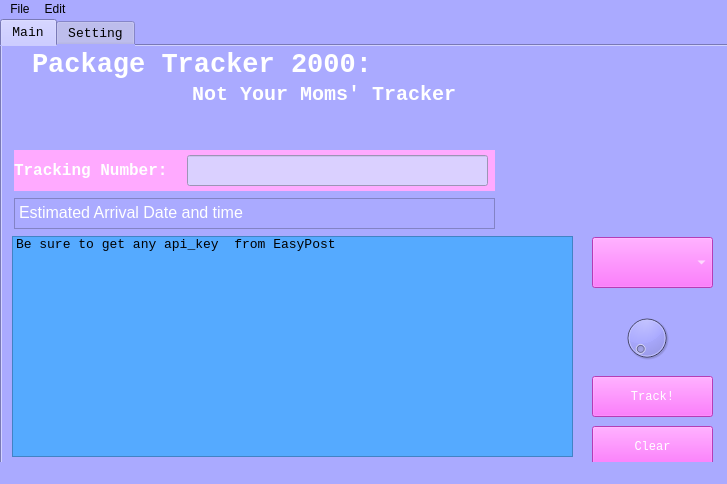
<?xml version="1.0" encoding="UTF-8"?>
<ui version="4.0">
 <class>MainWindow</class>
 <widget class="QMainWindow" name="MainWindow">
  <property name="geometry">
   <rect>
    <x>0</x>
    <y>0</y>
    <width>727</width>
    <height>484</height>
   </rect>
  </property>
  <property name="maximumSize">
   <size>
    <width>727</width>
    <height>484</height>
   </size>
  </property>
  <property name="windowTitle">
   <string>MainWindow</string>
  </property>
  <property name="autoFillBackground">
   <bool>false</bool>
  </property>
  <property name="styleSheet">
   <string notr="true">background-color:rgb(170, 170, 255)</string>
  </property>
  <widget class="QWidget" name="centralwidget">
   <property name="enabled">
    <bool>true</bool>
   </property>
   <widget class="QTabWidget" name="tabWidget">
    <property name="geometry">
     <rect>
      <x>0</x>
      <y>0</y>
      <width>731</width>
      <height>461</height>
     </rect>
    </property>
    <property name="maximumSize">
     <size>
      <width>900</width>
      <height>461</height>
     </size>
    </property>
    <property name="font">
     <font>
      <family>Lucida Console</family>
      <pointsize>10</pointsize>
      <weight>50</weight>
      <bold>false</bold>
     </font>
    </property>
    <property name="autoFillBackground">
     <bool>false</bool>
    </property>
    <property name="styleSheet">
     <string notr="true">background-color:rgb(170, 170, 255);
selection-background-color: rgb(255, 170, 255);
selection-color: rgb(255, 85, 255);</string>
    </property>
    <property name="currentIndex">
     <number>0</number>
    </property>
    <widget class="QWidget" name="MainPage">
     <attribute name="title">
      <string>Main</string>
     </attribute>
     <widget class="QLineEdit" name="trackingNum">
      <property name="geometry">
       <rect>
        <x>185</x>
        <y>109</y>
        <width>301</width>
        <height>31</height>
       </rect>
      </property>
      <property name="font">
       <font>
        <family>Lucida Console</family>
        <pointsize>10</pointsize>
        <weight>50</weight>
        <bold>false</bold>
       </font>
      </property>
      <property name="autoFillBackground">
       <bool>false</bool>
      </property>
      <property name="styleSheet">
       <string notr="true">background-color: rgb(218, 208, 255);</string>
      </property>
      <property name="text">
       <string/>
      </property>
     </widget>
     <widget class="QLabel" name="trackingNumberLabel">
      <property name="geometry">
       <rect>
        <x>12</x>
        <y>104</y>
        <width>481</width>
        <height>41</height>
       </rect>
      </property>
      <property name="maximumSize">
       <size>
        <width>481</width>
        <height>41</height>
       </size>
      </property>
      <property name="font">
       <font>
        <family>Lucida Console</family>
        <pointsize>12</pointsize>
        <weight>75</weight>
        <bold>true</bold>
       </font>
      </property>
      <property name="autoFillBackground">
       <bool>false</bool>
      </property>
      <property name="styleSheet">
       <string notr="true">background-color: rgb(255, 170, 255);

color: rgb(255, 255, 255);</string>
      </property>
      <property name="text">
       <string>Tracking Number:</string>
      </property>
     </widget>
     <widget class="QListWidget" name="trackingDisp">
      <property name="geometry">
       <rect>
        <x>10</x>
        <y>190</y>
        <width>561</width>
        <height>221</height>
       </rect>
      </property>
      <property name="font">
       <font>
        <family>Lucida Console</family>
        <pointsize>10</pointsize>
        <weight>50</weight>
        <bold>false</bold>
       </font>
      </property>
      <property name="autoFillBackground">
       <bool>true</bool>
      </property>
      <property name="styleSheet">
       <string notr="true">background-color: rgb(85, 170, 255);</string>
      </property>
      <item>
       <property name="text">
        <string>Be sure to get any api_key  from EasyPost</string>
       </property>
      </item>
     </widget>
     <widget class="QPushButton" name="trackButton">
      <property name="geometry">
       <rect>
        <x>590</x>
        <y>330</y>
        <width>121</width>
        <height>41</height>
       </rect>
      </property>
      <property name="font">
       <font>
        <family>Lucida Console</family>
        <pointsize>9</pointsize>
        <weight>50</weight>
        <italic>false</italic>
        <bold>false</bold>
        <kerning>true</kerning>
       </font>
      </property>
      <property name="statusTip">
       <string>Track </string>
      </property>
      <property name="autoFillBackground">
       <bool>false</bool>
      </property>
      <property name="styleSheet">
       <string notr="true">background:rgb(255, 85, 255);
color: rgb(255, 255, 255);
font: 9pt &quot;Lucida Console&quot;;</string>
      </property>
      <property name="text">
       <string>Track!</string>
      </property>
     </widget>
     <widget class="QPushButton" name="clearAll">
      <property name="geometry">
       <rect>
        <x>590</x>
        <y>380</y>
        <width>121</width>
        <height>41</height>
       </rect>
      </property>
      <property name="font">
       <font>
        <family>Lucida Console</family>
        <pointsize>9</pointsize>
        <weight>50</weight>
        <italic>false</italic>
        <bold>false</bold>
        <kerning>true</kerning>
       </font>
      </property>
      <property name="autoFillBackground">
       <bool>false</bool>
      </property>
      <property name="styleSheet">
       <string notr="true">background:rgb(255, 85, 255);
color: rgb(255, 255, 255);
font: 9pt &quot;Lucida Console&quot;;</string>
      </property>
      <property name="text">
       <string>Clear</string>
      </property>
     </widget>
     <widget class="QComboBox" name="comboBox">
      <property name="geometry">
       <rect>
        <x>590</x>
        <y>191</y>
        <width>121</width>
        <height>51</height>
       </rect>
      </property>
      <property name="font">
       <font>
        <family>Lucida Console</family>
        <pointsize>9</pointsize>
        <weight>50</weight>
        <italic>false</italic>
        <bold>false</bold>
        <kerning>true</kerning>
       </font>
      </property>
      <property name="autoFillBackground">
       <bool>false</bool>
      </property>
      <property name="styleSheet">
       <string notr="true">background:rgb(255, 85, 255);
color: rgb(255, 255, 255);
font: 9pt &quot;Lucida Console&quot;;</string>
      </property>
      <property name="editable">
       <bool>false</bool>
      </property>
      <item>
       <property name="text">
        <string/>
       </property>
      </item>
      <item>
       <property name="text">
        <string>AmazonMws</string>
       </property>
      </item>
      <item>
       <property name="text">
        <string>FedEx</string>
       </property>
      </item>
      <item>
       <property name="text">
        <string>FedExMailview</string>
       </property>
      </item>
      <item>
       <property name="text">
        <string>FedExSameDayCity</string>
       </property>
      </item>
      <item>
       <property name="text">
        <string>FedexSmartPost</string>
       </property>
      </item>
      <item>
       <property name="text">
        <string>OnTrac</string>
       </property>
      </item>
      <item>
       <property name="text">
        <string>UPS</string>
       </property>
      </item>
      <item>
       <property name="text">
        <string>UPSIparcel</string>
       </property>
      </item>
      <item>
       <property name="text">
        <string>USPS</string>
       </property>
      </item>
     </widget>
     <widget class="QLabel" name="yourMomLabel">
      <property name="geometry">
       <rect>
        <x>190</x>
        <y>30</y>
        <width>401</width>
        <height>37</height>
       </rect>
      </property>
      <property name="font">
       <font>
        <family>Lucida Console</family>
        <pointsize>15</pointsize>
        <weight>75</weight>
        <bold>true</bold>
       </font>
      </property>
      <property name="autoFillBackground">
       <bool>false</bool>
      </property>
      <property name="styleSheet">
       <string notr="true">color: rgb(255, 255, 255);</string>
      </property>
      <property name="text">
       <string>Not Your Moms' Tracker</string>
      </property>
     </widget>
     <widget class="QDial" name="dial">
      <property name="geometry">
       <rect>
        <x>620</x>
        <y>260</y>
        <width>50</width>
        <height>64</height>
       </rect>
      </property>
     </widget>
     <widget class="QPlainTextEdit" name="etaText">
      <property name="geometry">
       <rect>
        <x>12</x>
        <y>152</y>
        <width>481</width>
        <height>31</height>
       </rect>
      </property>
      <property name="font">
       <font>
        <pointsize>12</pointsize>
       </font>
      </property>
      <property name="acceptDrops">
       <bool>true</bool>
      </property>
      <property name="styleSheet">
       <string notr="true">color: rgb(255, 255, 255);
border-color: rgb(255, 238, 255);</string>
      </property>
      <property name="plainText">
       <string>Estimated Arrival Date and time </string>
      </property>
     </widget>
     <widget class="QLabel" name="title">
      <property name="geometry">
       <rect>
        <x>30</x>
        <y>0</y>
        <width>401</width>
        <height>37</height>
       </rect>
      </property>
      <property name="font">
       <font>
        <family>Lucida Console</family>
        <pointsize>20</pointsize>
        <weight>75</weight>
        <bold>true</bold>
       </font>
      </property>
      <property name="autoFillBackground">
       <bool>false</bool>
      </property>
      <property name="styleSheet">
       <string notr="true">color: rgb(255, 255, 255);</string>
      </property>
      <property name="text">
       <string>Package Tracker 2000:</string>
      </property>
     </widget>
     <zorder>title</zorder>
     <zorder>trackingNumberLabel</zorder>
     <zorder>trackingDisp</zorder>
     <zorder>trackButton</zorder>
     <zorder>clearAll</zorder>
     <zorder>comboBox</zorder>
     <zorder>yourMomLabel</zorder>
     <zorder>dial</zorder>
     <zorder>trackingNum</zorder>
     <zorder>etaText</zorder>
    </widget>
    <widget class="QWidget" name="SettingPage">
     <attribute name="title">
      <string>Setting</string>
     </attribute>
     <widget class="QWidget" name="">
      <property name="geometry">
       <rect>
        <x>20</x>
        <y>10</y>
        <width>304</width>
        <height>76</height>
       </rect>
      </property>
      <layout class="QVBoxLayout" name="verticalLayout">
       <item>
        <widget class="QLabel" name="label">
         <property name="font">
          <font>
           <pointsize>12</pointsize>
           <weight>75</weight>
           <bold>true</bold>
          </font>
         </property>
         <property name="text">
          <string>Enter API KEY FROM EASYPOST.COM</string>
         </property>
        </widget>
       </item>
       <item>
        <widget class="QLineEdit" name="apiKeyGet">
         <property name="styleSheet">
          <string notr="true">background-color: rgb(218, 208, 255);</string>
         </property>
        </widget>
       </item>
       <item>
        <widget class="QSplitter" name="splitter">
         <property name="orientation">
          <enum>Qt::Horizontal</enum>
         </property>
         <widget class="QPushButton" name="enter">
          <property name="autoFillBackground">
           <bool>false</bool>
          </property>
          <property name="styleSheet">
           <string notr="true">background:rgb(255, 85, 255);
color: rgb(255, 255, 255);
font: 9pt &quot;Lucida Console&quot;;</string>
          </property>
          <property name="text">
           <string>Enter</string>
          </property>
         </widget>
        </widget>
       </item>
      </layout>
     </widget>
    </widget>
   </widget>
  </widget>
  <widget class="QStatusBar" name="statusbar"/>
  <widget class="QMenuBar" name="menubar">
   <property name="geometry">
    <rect>
     <x>0</x>
     <y>0</y>
     <width>727</width>
     <height>21</height>
    </rect>
   </property>
   <widget class="QMenu" name="menuFile">
    <property name="title">
     <string>File</string>
    </property>
    <addaction name="actionNew"/>
    <addaction name="actionSave"/>
    <addaction name="actionExit"/>
   </widget>
   <widget class="QMenu" name="menuExit">
    <property name="title">
     <string>Edit</string>
    </property>
    <addaction name="actionCopy"/>
    <addaction name="actionPaste"/>
   </widget>
   <addaction name="menuFile"/>
   <addaction name="menuExit"/>
  </widget>
  <action name="actionNew">
   <property name="text">
    <string>New</string>
   </property>
   <property name="statusTip">
    <string>New Tracking Number</string>
   </property>
   <property name="shortcut">
    <string>Ctrl+N</string>
   </property>
  </action>
  <action name="actionSave">
   <property name="text">
    <string>Save</string>
   </property>
   <property name="statusTip">
    <string>Saves current tracking</string>
   </property>
   <property name="shortcut">
    <string>Ctrl+S</string>
   </property>
  </action>
  <action name="actionCopy">
   <property name="text">
    <string>Copy</string>
   </property>
   <property name="statusTip">
    <string>Copy</string>
   </property>
   <property name="shortcut">
    <string>Ctrl+C</string>
   </property>
  </action>
  <action name="actionPaste">
   <property name="text">
    <string>Paste</string>
   </property>
   <property name="statusTip">
    <string>Paste</string>
   </property>
   <property name="shortcut">
    <string>Ctrl+V</string>
   </property>
  </action>
  <action name="actionSetting">
   <property name="text">
    <string>Setting</string>
   </property>
   <property name="shortcut">
    <string>Ctrl+O</string>
   </property>
  </action>
  <action name="actionExit">
   <property name="text">
    <string>Exit</string>
   </property>
   <property name="shortcut">
    <string>Ctrl+Q</string>
   </property>
  </action>
 </widget>
 <resources/>
 <connections/>
</ui>
